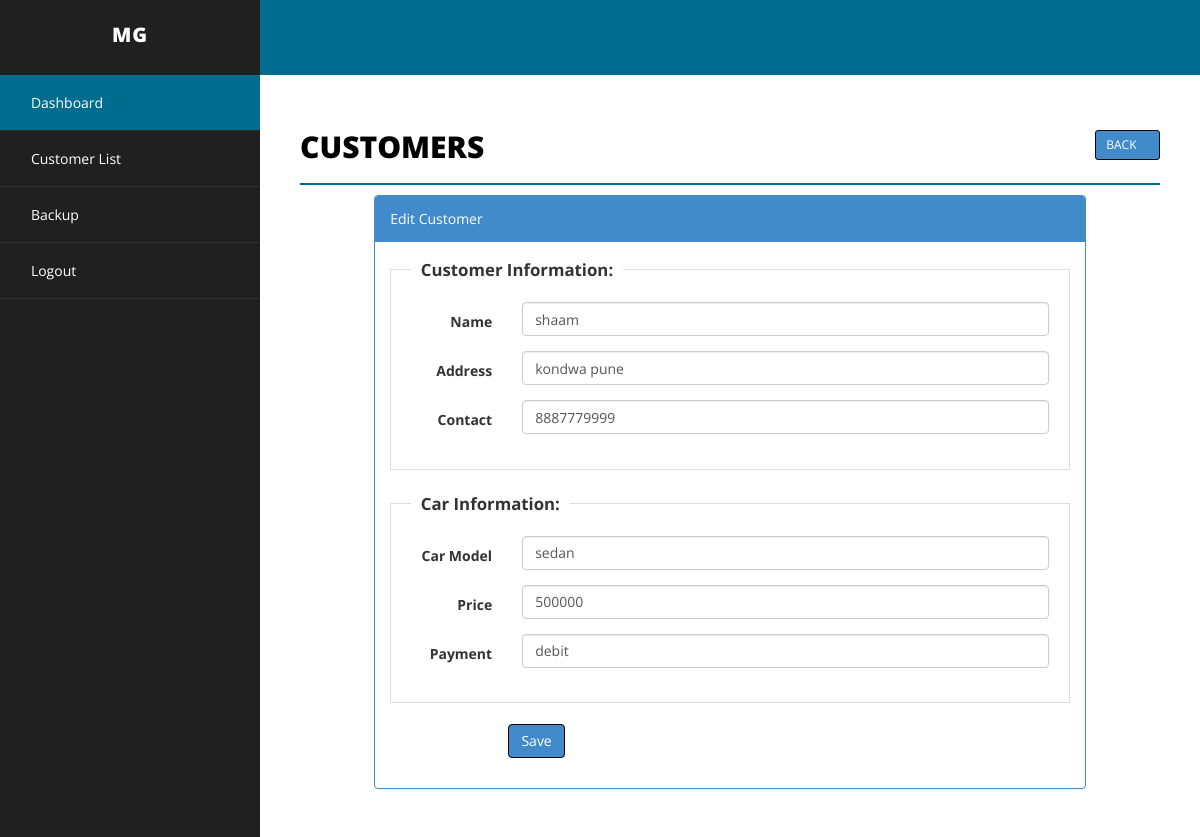
Page /customer.php?action=edit&id=5 (signed in) on the committed database.
### tables this page shows
CREATE TABLE `customer` (
  `id` int(255) NOT NULL,
  `cname` varchar(255) NOT NULL,
  `address` varchar(255) NOT NULL,
  `contact` varchar(255) NOT NULL,
  `model` varchar(255) NOT NULL,
  `price` varchar(255) NOT NULL,
  `payment` varchar(255) NOT NULL,
  `delete_status` enum('0','1') NOT NULL DEFAULT '0'
);

### customer.php (the view, shortened to what this page needs)
<?php
include("php/dbconnect.php");
$cname='';
$address='';
$contact='';
$model='';
$price = '';
$payment='';
$action = "add";
if(isset($_GET['action']) && $_GET['action']=="edit" ){
$id = isset($_GET['id'])?mysqli_real_escape_string($conn,$_GET['id']):'';
$sqlEdit = $conn->query("SELECT * FROM customer WHERE id='".$id."'");
if($sqlEdit->num_rows)
{
$rowsEdit = $sqlEdit->fetch_assoc();
extract($rowsEdit);
$action = "update";
}else
{
$_GET['action']="";
}
}
?>
<!DOCTYPE html>
<html xmlns="http://www.w3.org/1999/xhtml">
<head>
    <link href="css/bootstrap.css" rel="stylesheet" />
    <link href="css/font-awesome.css" rel="stylesheet" />
    <link href="css/basic.css" rel="stylesheet" />
    <link href="css/custom.css" rel="stylesheet" />
	<link href="css/ui.css" rel="stylesheet" />
	<link href="css/datepicker.css" rel="stylesheet" />
</head>
<?php
include("php/header.php");
?>
        <div id="page-wrapper">
            <div id="page-inner">
                <div class="row">
                    <div class="col-md-12">
                        <h1 class="page-head-line">Customers
						<?php
						echo (isset($_GET['action']) && @$_GET['action']=="add" || @$_GET['action']=="edit")?
						' <a href="customer.php" class="btn btn-primary btn-sm pull-right">Back <i class="glyphicon glyphicon-arrow-right"></i></a>':'<a href="customer.php?action=add" class="btn btn-primary btn-sm pull-right"><i class="glyphicon glyphicon-plus"></i> Add </a>';
						?>
						</h1>
                    </div>
                </div>
        <?php
		 if(isset($_GET['action']) && @$_GET['action']=="add" || @$_GET['action']=="edit")
		 {
		?>
                <div class="row">
                    <div class="col-sm-10 col-sm-offset-1">
               			<div class="panel panel-primary">
                        <div class="panel-heading">
                           <?php echo ($action=="add")? "Add Customer": "Edit Customer"; ?>
                        </div>
						<form action="customer.php" method="post" id="signupForm1" class="form-horizontal">
                        <div class="panel-body">
						<fieldset class="scheduler-border" >
						 <legend  class="scheduler-border">Customer Information:</legend>
						<div class="form-group">
								<label class="col-sm-2 control-label" for="Old">Name</label>
								<div class="col-sm-10">
									<input type="text" class="form-control" id="cname" name="cname" value="<?php echo $cname;?>"  />
								</div>
							</div>
						<div class="form-group">
								<label class="col-sm-2 control-label" for="Old">Address</label>
								<div class="col-sm-10">
									<input type="text" class="form-control" id="address" name="address" value="<?php echo $address;?>" />
								</div>
							</div>
							<div class="form-group">
								<label class="col-sm-2 control-label" for="Old">Contact</label>
								<div class="col-sm-10">
									<input type="text" class="form-control" id="contact" name="contact" value="<?php echo $contact;?>" maxlength="10" />
								</div>
							</div>
						 </fieldset>
							<fieldset class="scheduler-border" >
						 <legend  class="scheduler-border">Car Information:</legend>
						<div class="form-group">
								<label class="col-sm-2 control-label" for="Old">Car Model </label>
								<div class="col-sm-10">
									<input type="text" class="form-control" id="model" name="model" value="<?php echo $model;?>" />
								</div>
						</div>
						<div class="form-group">
								<label class="col-sm-2 control-label" for="Old">Price </label>
								<div class="col-sm-10">
									<input type="text" class="form-control" id="price" name="price" value="<?php echo $price;?>" />
								</div>
						</div>
						<div class="form-group">
								<label class="col-sm-2 control-label" for="Old">Payment </label>
								<div class="col-sm-10">
									<input type="text" class="form-control" id="payment" name="payment" value="<?php echo $payment;?>" />
								</div>
						</div>
							</fieldset>
						<div class="form-group">
								<div class="col-sm-8 col-sm-offset-2">
									<button type="submit" name="save" class="btn btn-primary">Save </button>
								</div>
							</div>
                         </div>
							</form>
                        </div>
                            </div>
                </div>
		<?php
		}
		?>
            </div>
        </div>
    </div>
</body>
</html>

### css/basic.css (style rules this page uses)
body { font-family: 'Open Sans', sans-serif; line-height:25px; }
#page-wrapper { padding: 15px 15px; min-height: 600px; background: #F3F3F3; }
#page-inner { width: 100%; margin: 10px 20px 10px 0px; background-color: #fff!important; padding: 10px; min-height: 1200px; }
.page-head-line { font-size: 30px; text-transform: uppercase; color: #000; font-weight: 800; padding-bottom: 20px; border-bottom: 2px solid #006d8e; margin-bottom: 10px; }
@media (min-width:768px) { #page-wrapper { margin: 0 0 0 260px; padding: 15px 30px; min-height: 1200px; background-color: #fff; } }

### css/custom.css (style rules this page uses)
fieldset.scheduler-border { border: 1px groove #ddd !important; padding: 0 1.4em 1.4em 1.4em !important; margin: 0 0 1.5em 0 !important; -webkit-box-shadow: 0px 0px 0px 0px #000 ; box-shadow: 0px 0px 0px 0px #000 ; }
legend.scheduler-border { font-size: 1.2em !important; font-weight: bold !important; text-align: left !important; width:auto; padding:0 10px; border-bottom:none; }

### rows in the picture
customer: cname "shaam", address "kondwa pune", contact "8887779999", model "sedan", price "500000", payment "debit"
